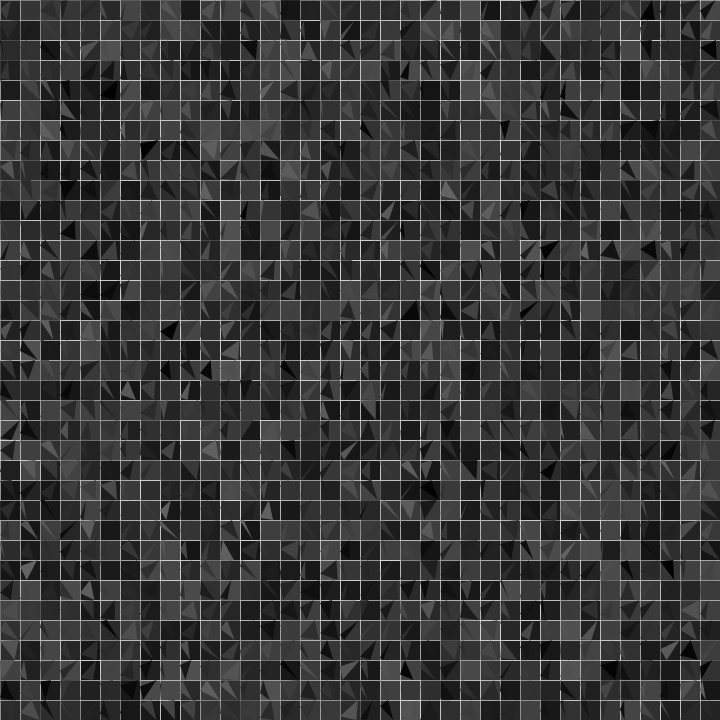
Frame 1 (no input)
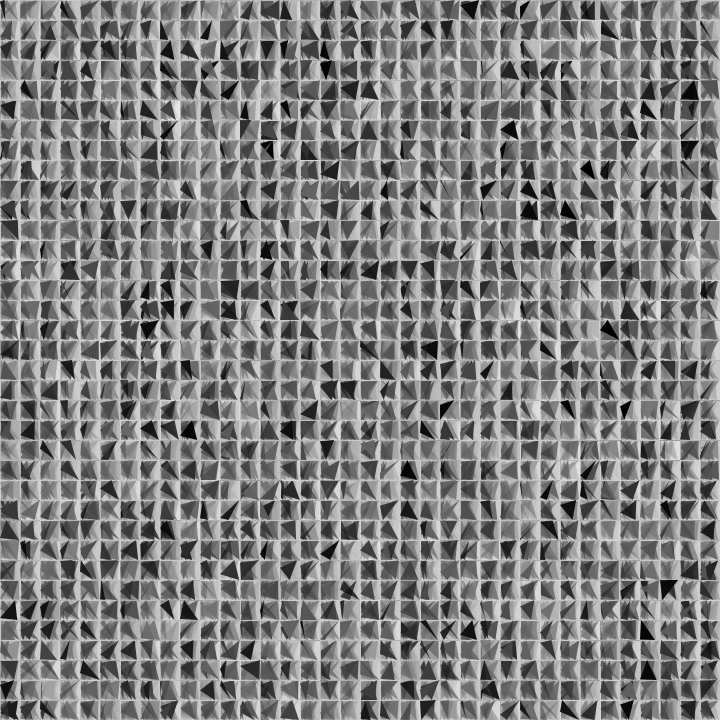
Frame 60 (the mouse pressed at the canvas centre just before this capture)
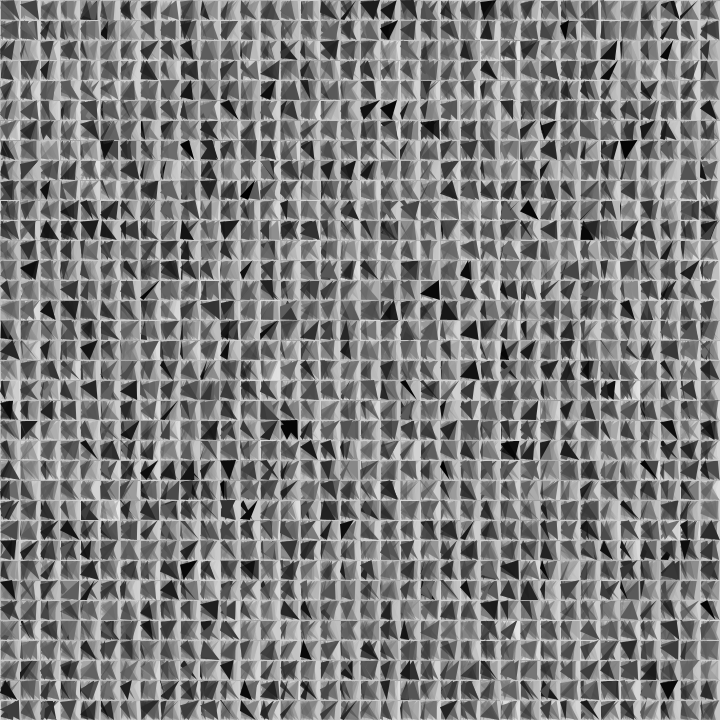
Frame 120 (the mouse held since frame 60 and released just before this capture)

The Processing sketch that drew these frames (run headless with seeded random() and noise(); from frame 60 on, the mouse is pressed at the canvas centre):

// Processing sketch: processing_151408
// ── processing_151408.pde

void setup(){
size (720, 720);
background(20,100);
frameRate(25);
}
void draw(){
for (int x = 0; x<36; x++) {
  for (int y = 0; y<36; y++) {
    strokeWeight(random(0,1));
    stroke(random(150,220));
    fill(random(150,255),random(70));
    rect(x*20,y*20,20,20);
    fill(random(0,100),random(40,300));
    noStroke();
    triangle(x*20,y*20+random(20), x*20+random(20),y*20, x*20+random(20),y*20+20);
  }
}
}
